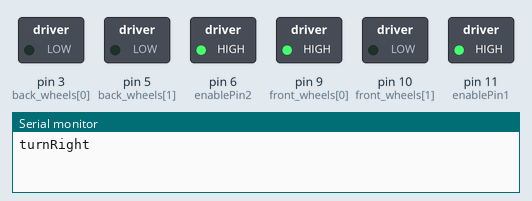
Simulated run of this sketch. Board: Arduino Uno, built with avr-gcc and run on an emulated ATmega328P. Parts: switched loads named in the sketch (green lamp = pin HIGH), the last lines printed to the serial monitor.

Above: at 5.0 s.
At 15.0 s:
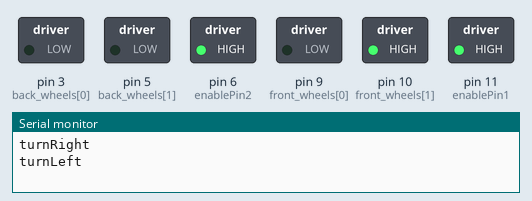
Timing chart, 0 to 23.0 s (numbered marks = the images above):
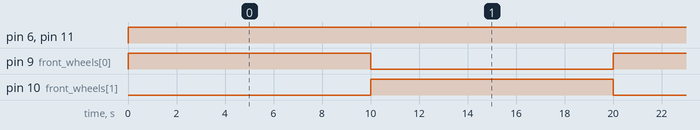

The sketch:

sketch.ino
```cpp
/*******
* Motor states
* pin 2 and 7 in GND -> STOP
* pin 2 and 7 in 5V  -> STOP
* pin 2 in 5V  and pin 7 in GND -> DIRECTION A
* pin 2 in GND and pin 7 in 5V  -> DIRECTION B
*******/

//	enable pins
int enablePin1 = 11;
int enablePin2 = 6;

//	pin 5 and 6 for back_wheels
int back_wheels[] = {3, 5};
//	pin 9 and 10 for front_wheels
int front_wheels[] = {9, 10};

//	set speeds
int full_speed = 255;
int middle_speed = 127;
int cero_speed = 0;

//	set delays
int max_delay = 20000;
int nor_delay = 10000;
int min_delay = 5000;

void setup() {
	Serial.begin(9600);
	motorSetup();
}

void loop() {
	turnLeft(full_speed);
	delay(nor_delay);
	turnRight(full_speed);
	delay(nor_delay);
	stop();
	// forward(full_speed);
	// delay(max_delay);
	// stop();
	// delay(min_delay);
	// backward(full_speed);
	// delay(max_delay);
	// stop();
}

void stop() {
	Serial.println("stop");
	digitalWrite(front_wheels[0], LOW);
  	digitalWrite(front_wheels[1], LOW);

  	digitalWrite(back_wheels[0], LOW);
  	digitalWrite(back_wheels[1], LOW);
}

void turnRight(int speed){
	Serial.println("turnLeft");
	setMotor(front_wheels, speed, HIGH);
}

void turnLeft(int speed){
	Serial.println("turnRight");
	setMotor(front_wheels, speed, LOW);
}

void forward(int speed) {
	Serial.println("forward");
	setMotor(back_wheels, speed, HIGH);
}

void backward(int speed) {
	Serial.println("backward");
	setMotor(back_wheels, speed, HIGH);
}

void motorSetup () {
	for(int i = 0; i < 2; i++){
		pinMode(front_wheels[i], OUTPUT);
		pinMode(back_wheels[i], OUTPUT);
	}
	pinMode(enablePin1, OUTPUT);
	pinMode(enablePin2, OUTPUT);
}

void setMotor(int motor[], int speed, boolean reverse)
{
	analogWrite(enablePin1, speed);
	analogWrite(enablePin2, speed);
	digitalWrite(motor[0], !reverse);
	digitalWrite(motor[1], reverse);
}
```

Measured:
- by itself, pin 6 (enablePin2), pin 11 (enablePin1): LOW → HIGH at 0.00 s
- by itself, pin 9 (front_wheels[0]), pin 10 (front_wheels[1]): alternates HIGH for 10.0 s and LOW for 10.0 s
- by itself, everything shown: repeats every 20.0 s, in 3 steps
